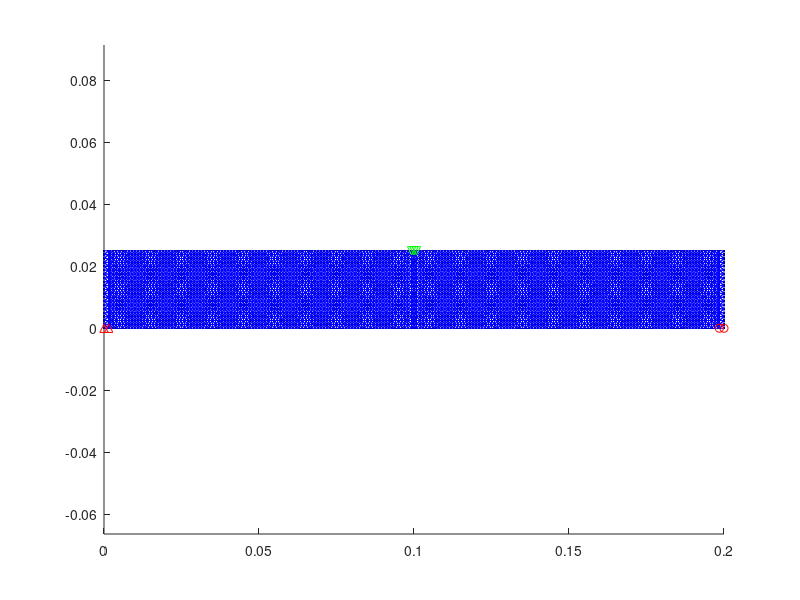
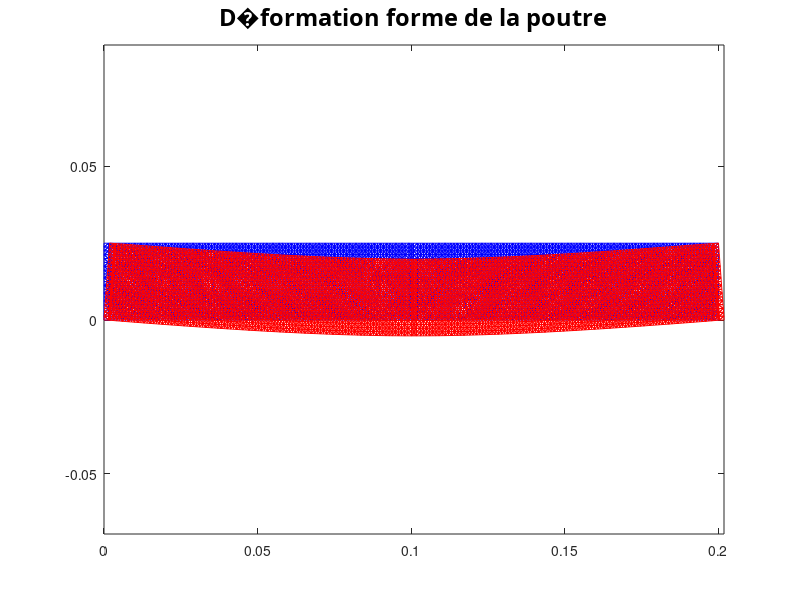

MATLAB code to generate these figures, in order: (Note: this script raises an error after producing the figures.)
% clc
clearvars
close all

%% Construction le maillage
% L=input('La longueur de la poutre L= ');
% h=input('La haute de la poutre h= ');
% nx=input('Nombre de noeud suivant x (impair): ');
% ny=input('Nombre de noeud suivant y: ');
L=200e-3;
l=1.5e-3;
h=25e-3;
b=25e-3;
nx=201;
ny=21;
k=0;
hx=L/(nx-1);
hy=h/(ny-1);
for i=1:nx
    for j=1:ny
        k=k+1;       
        Nx(k)=(i-1)*hx;
        Ny(k)=(j-1)*hy;
    end
end

List1=find(round((Nx(:) - l)* 1e5)/1e5 <= 0);
nn1=length(List1)/ny;
if nn1>1
    if l-hx*(nn1-1)<=hx/2
        Nx((nn1-1)*ny+1:nn1*ny)=l;
    elseif l-hx*(nn1-1)>hx/2
        Nx(nn1*ny+1:(nn1+1)*ny)=l;
    end
else
    Nx(ny+1:2*ny)=l;
end
    
List2=find(round((Nx(:) - (L-l))* 1e5)/1e5 >= 0);

nn2=length(List2)/ny;
if nn2>1
    if l-hx*(nn2-1)<=hx/2 
        Nx((nx-nn2)*ny+1:(nx-nn2+1)*ny)=L-l;
    elseif l-hx*(nn1-1)>hx/2
        Nx((nx-nn2-1)*ny+1:(nx-nn2)*ny)=L-l;
    end
else
    Nx((nx-2)*ny+1:(nx-1)*ny)=L-l;
end
    

List3=find(round((Nx(:) - L/2)* 1e5)/1e5 >= -l/2 & round((Nx(:) - L/2)* 1e5)/1e5...
    <= l/2);
nn3=length(List3)/ny;
if nn3>1
    if (l-hx*(nn3-1))/2<=hx/2 
        Nx(List3(1):List3(ny))=L/2-l/2;
        Nx(List3((nn3-1)*ny+1):List3(nn3*ny))=L/2+l/2;
    elseif (l-hx*(nn3-1))/2>hx/2
        Nx(List3(1)-ny:List3(1)-1)=L/2-l/2;
        Nx(List3(end)+1:List3(end)+ny)=L/2+l/2;
    end
else
     Nx(List3(1)-ny:List3(1)-1)=L/2-l/2;
     Nx(List3(end)+1:List3(end)+ny)=L/2+l/2;
end

hold on
plot(Nx,Ny,'k.')
axis equal

Connect=delaunay(Nx,Ny);
hold on
triplot(Connect,Nx,Ny,'b-');%plot the triangular mesh

%) Chercher les noeuds d'appuis

ListX11=find(round((Nx(:) - l)* 1e5)/1e5 <= 0 & round((Ny(:) - 0)* 1e5)/1e5 == 0);
ListX12=find(round((Nx(:) - (L-l))* 1e5)/1e5 >= 0  & round((Ny(:) - 0)* 1e5)/1e5 == 0);
ListX1=[ListX11; ListX12];


%) Chercher le noeud appliqu� la force

ListX2=find(round((Nx(:) - L/2)* 1e5)/1e5 >= -l/2 & round((Nx(:) - L/2)* 1e5)/1e5...
    <= l/2 & round((Ny(:) - h)* 1e5)/1e5 == 0);

hold on
plot(Nx(ListX11),Ny(ListX11),'r^')
plot(Nx(ListX12),Ny(ListX12),'ro')
plot(Nx(ListX2),Ny(ListX2),'gv')

%% Define les properi�t�s �lastique du mat�riau

E=11.550; %GPa
nu=0.4; 
G=E/(2*(1+nu));%GPa

%% Construct the assembly matrix

for i=1:size(Connect,1)
    
    MatAssemble(i,1)=Connect(i,1)*2-1;
    MatAssemble(i,2)=Connect(i,1)*2;
    MatAssemble(i,3)=Connect(i,2)*2-1;
    MatAssemble(i,4)=Connect(i,2)*2;
    MatAssemble(i,5)=Connect(i,3)*2-1;
    MatAssemble(i,6)=Connect(i,3)*2;
end

%% Construction la matrice K_glob

N=length(Nx)*2;
K_glob=sparse(N,N);
% Contrainte_plan=1;

for i=1:size(Connect,1)
    n1=Connect(i,1);
    n2=Connect(i,2);
    n3=Connect(i,3);
    x1 = Nx(n1);
    x2 = Nx(n2);
    x3 = Nx(n3);
    y1 = Ny(n1);
    y2 = Ny(n2);
    y3 = Ny(n3);
    X=(Nx(n1)+Nx(n2)+Nx(n3))/3;
    Y=(Ny(n1)+Ny(n2)+Ny(n3))/3;
        
    % Calculer la section �lementaire Ae 
    
    ae = ((x1-x3)*(y2-y3)-(x2-x3)*(y1-y3))/2;
    Ae = sqrt(ae*ae);
    
    % Calculer la matrice Be 
    
    A = [1 x1 y1;1 x2 y2;1 x3 y3];
    N1 = A \ [1 0 0]';
    N2 = A \ [0 1 0]';
    N3 = A \ [0 0 1]';
    Be = [N1(2) 0 N2(2) 0 N3(2) 0;0 N1(3) 0 N2(3) 0 N3(3);N1(3) N1(2) N2(3) N2(2) N3(3) N3(2)];
    
    % construction la matrice C (dans le cas isotrope)
    
    MatS=[1/E -nu/E 0
            -nu/E 1/E 0
            0 0 1/G];
    MatC=MatS^(-1);
   
    % Construction la matrice Ke
    
   Ke=Be'*MatC*Be*Ae; 
  
   % Construction la matrice assemblage
  
   vecAssemble = MatAssemble(i,:);
    
  for ii=1:size(Ke,1)
        for jj=1:size(Ke,2)
            ligne=vecAssemble(ii);
            colonne=vecAssemble(jj);
            K_glob(ligne,colonne)=K_glob(ligne,colonne)+Ke(ii,jj);
        end
  end           
                   
end

%% Conditions aux limites
% F=input('La valeur de la force: ');
F=(-600/b)*1e-9;
vecF=zeros(length(Nx)*2,1);
vecF(ListX2*2)=F/(length(ListX2));
Uvec=zeros(length(Nx)*2,1);
Liste=1:length(Nx)*2;
Noeud_bloques = [(ListX11*2-1); (ListX11*2); (ListX12*2)];
%Noeud_bloques = [ListX1*2];
Uvec(Noeud_bloques)=0;
Liste = setdiff(Liste,Noeud_bloques);

%% R�soudre le probl�me

Uvec(Liste)= K_glob(Liste,Liste)\vecF(Liste);


%% Post-treatment
% plot deformed configuration

Nx2=Nx+20*Uvec(1:2:length(Uvec))';
Ny2=Ny+20*Uvec(2:2:length(Uvec))';

figure
triplot(Connect,Nx,Ny,'b')
hold on
triplot(Connect,Nx2,Ny2,'r')
axis equal
title('\bfD�formation forme de la poutre','FontSize',17, 'FontName','latex')


%% Compte U_ef et U_theo
List1=find(round((Nx(:) - L/2)* 1e5)/1e5 == 0);
Uvec1=Uvec(List1*2);
U_max=mean(Uvec1)
I=b*h^3/12;
U_max_theo=-(600e-9*L^3)/(48*E*I)

% calculer la contrainte et la d�formation
% Chercher la quantit� d'�l�ments communs � chaque noeud
[a1,b1]=hist(Connect(:,1),unique(Connect));
[a2,b2]=hist(Connect(:,2),unique(Connect));
[a3,b3]=hist(Connect(:,3),unique(Connect));
num_element_per_node = (a1+a2+a3)';
% Trouver le nombre d'�lements communs � chaque noeud 
max = max(num_element_per_node);
node_to_element = zeros(length(Nx),max);
for i = 1 : length(Nx)
    num = num_element_per_node(i);
    node_to_element(i,1:num) = find(Connect(:,1)==i|Connect(:,2)==i|Connect(:,3)==i);
end
%calculer la contrainte et la d�formation
Mat_sigma = zeros(length(Nx),3);
Mat_epsilon = zeros(length(Nx),3);
for i = 1 : length(Nx)
    sigma = [0 0 0];
    epsilon = [0 0 0];
    V = 0;
    num_element = num_element_per_node(i);
    element_node = node_to_element(i,1:num_element);
    for j = 1 : num_element
        e = element_node(j);% nombre d'�lements au noeud i
        %3 noeudes d'�lements e
        n1 = Connect(e,1);
        n2 = Connect(e,2);
        n3 = Connect(e,3);
        TriNodes=[n1 n2 n3];
      
        x1 = Nx(n1);
        x2 = Nx(n2);
        x3 = Nx(n3);
        y1 = Ny(n1);
        y2 = Ny(n2);
        y3 = Ny(n3);
        X=(Nx(n1)+Nx(n2)+Nx(n3))/3;
        Y=(Ny(n1)+Ny(n2)+Ny(n3))/3;
        
    % calculer la section �lementaire Ae 
    
        ae = ((x1-x3)*(y2-y3)-(x2-x3)*(y1-y3))/2;
        Ae = sqrt(ae*ae);
    
    % Calculer la matrice Be
    
        A = [1 x1 y1;1 x2 y2;1 x3 y3];
        N1 = A \ [1 0 0]';
        N2 = A \ [0 1 0]';
        N3 = A \ [0 0 1]';
        Be = [N1(2) 0 N2(2) 0 N3(2) 0;0 N1(3) 0 N2(3) 0 N3(3);N1(3) N1(2) N2(3) N2(2) N3(3) N3(2)];
    
        % Vecteur assemblage
        assemblage=MatAssemble(e,:);
        % Calculer la matrice d'�lasticite C_e
        MatS=[1/E -nu/E 0
            -nu/E 1/E 0
            0 0 1/G];
        MatC=MatS^(-1);
        % Calculer le champ de d�placement Ui
        U_i = Uvec(assemblage);
        sigma_terme = MatC*Be*U_i*Ae;
        epsilon_terme = Be*U_i*Ae;
        sigma = sigma + sigma_terme';
        epsilon = epsilon + epsilon_terme';
        V=V+Ae;
    end
    % Calculer la contrainte et la d�formation
    % Enregistrer des donn�es 
    sigma_moyen=(1e9/V)*sigma;
    epsilon_moyen=(1e9/V)*epsilon;
    Mat_sigma(i,:) = sigma_moyen(:);
    Mat_epsilon(i,:) = epsilon_moyen(:);
end
sigma_11 = Mat_sigma(:,1);
sigma_22 = Mat_sigma(:,2);
sigma_12 = Mat_sigma(:,3);
epsilon_11 = Mat_epsilon(:,1);
epsilon_22 = Mat_epsilon(:,2);
epsilon_12 = Mat_epsilon(:,3)/2;

Tracer2Dscalaire(sigma_11,Nx,Ny);
title('\sigma_{xx}');
Tracer2Dscalaire(sigma_22,Nx,Ny);
title('\sigma_{yy}');
Tracer2Dscalaire(sigma_12,Nx,Ny);
title('\sigma_{xy}');
Tracer2Dscalaire(epsilon_11,Nx,Ny);
title('\epsilon_{xx}');
Tracer2Dscalaire(epsilon_22,Nx,Ny);
title('\epsilon_{yy}');
Tracer2Dscalaire(epsilon_12,Nx,Ny);
title('\epsilon_{xy}');
%% Solution analytique
P=-600;
I=b*h^3/12;
for i=1:length(Nx)
    if Nx(i)<= (L/2)
        sigma2_11(i)=(P/(2*I))*Nx(i)*(Ny(i)-h/2);
    else
        sigma2_11(i)=(P/(2*I))*(L-Nx(i))*(Ny(i)-h/2);
    end
end
fontsize = 16;
linewidth = 1;
markersize = 36;
interpreter = 'latex';

Tracer2Dscalaire(sigma2_11,Nx,Ny);
set(gca,'FontSize',fontsize)
title('$\sigma_{xx} theorique$','Interpreter',interpreter,'FontWeight','bold');

Tracer2Dscalaire(sigma_11,Nx,Ny);
set(gca,'FontSize',fontsize)
title('$\sigma_{xx} numerique$','Interpreter',interpreter,'FontWeight','bold');

err=abs((sigma_11'-sigma2_11)./sigma2_11);
err(find(err==Inf))=0;
err(isnan(err)==1)=0;
Tracer2Dscalaire(err,Nx,Ny);
set(gca,'FontSize',fontsize)
title('$erreur \quad relative$','Interpreter',interpreter,'FontWeight','bold');